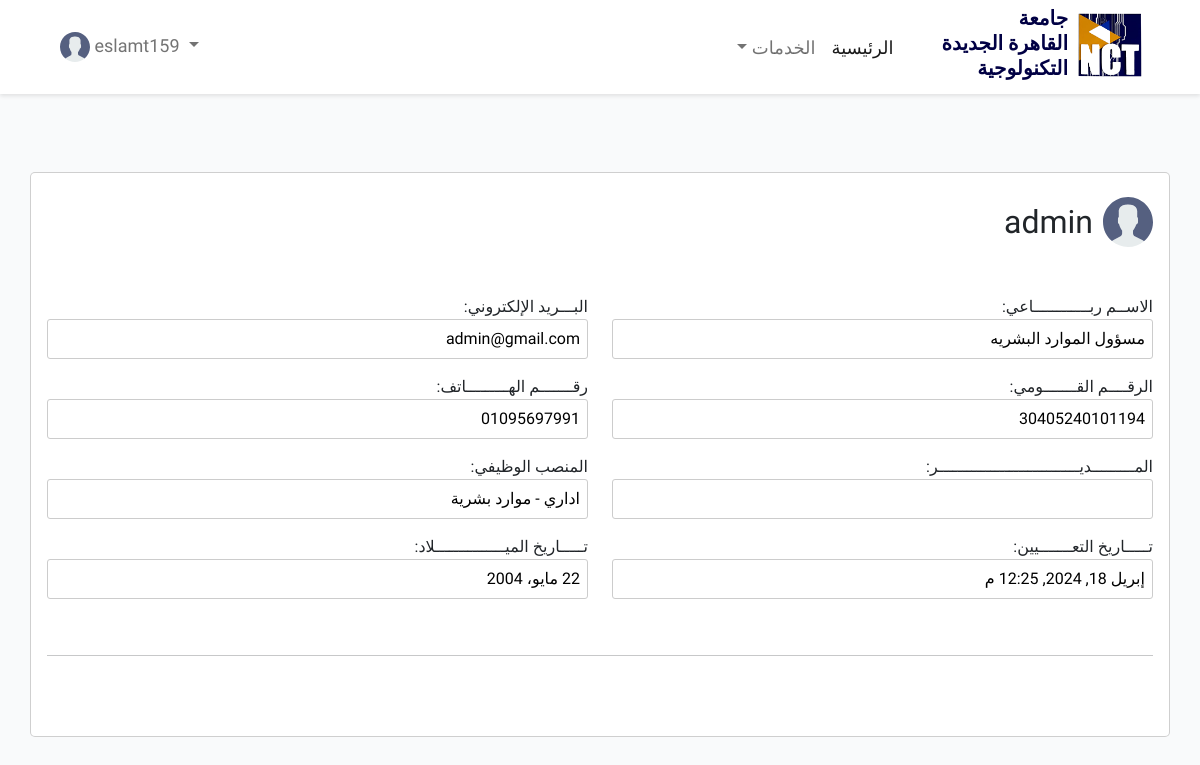
/AcceptUsers/admin/ (signed in), run on the app's committed database.
### base/models.py (models this page shows, shortened)
class User(AbstractUser):
    is_active = models.BooleanField(default=False)
    is_verified = models.BooleanField(default=False)
    employee_identity = models.BigIntegerField(unique=True,default=0)
    name = models.CharField(max_length=100, default='', blank=True, null=True)
    email = models.EmailField(unique=True, null=True)
    phone = models.CharField(unique=True, max_length=50, blank=True, null=True)
    startwork_date = models.DateTimeField(blank=True, null=True)
    birthdate = models.DateField(blank=True, null=True)
    department = models.ForeignKey(Department, on_delete=models.CASCADE, null=True)
    address = models.CharField(max_length=1000, default='', blank=True, null=True)
    gender = models.CharField(max_length=10, default='')
    vacation1 = models.IntegerField(default=0)
    vacation1_balance = models.IntegerField(default=0) #اجازه اعتياديه
    vacation2_balance = models.IntegerField(default=7) #اجازه عارضه
    vacation3_balance = models.IntegerField(default=10) #اجازه مرضيه
    vacation4_balance = models.IntegerField(default=2) #اجازه وضع
    USERNAME_FIELD = 'phone'
    REQUIRED_FIELDS = []

class Department(models.Model):
    department_id = models.BigAutoField(primary_key=True)
    name = models.CharField(max_length=100, default='')
    def __str__(self):
        return self.name

### base/views.py (the view)
# urls.py: path('AcceptUsers/<str:username>/', views.acceptUsers, name='AcceptUsers'),
@login_required(login_url='login')
def acceptUsers(request, username):
    user = User.objects.get(username=username)
    context = {
        'user' : user
    }
    return render(request, "controll/acceptUsers.html", context)

### base/context_processors.py (called while the page is built)
def counter(request):
    no_unactive_requests = User.objects.filter(is_active=False).count()
    no_pending_vacations=0
    try:
        user = User.objects.get(id=request.user.id)
        no_pending_vacations = Vacation.objects.filter(
        status=0,
        employee__department__department_id = user.department.department_id
    ).count()
    except:
        pass
    context = {
        'no_unactive_requests' : no_unactive_requests,
        'no_pending_vacations' : no_pending_vacations,
    }
    return context

### base/templates/controll/acceptUsers.html (shortened to what this page needs)
{% extends "base.html" %}
{% load static %}
{% block content %}
<body style="background-color: #f9fafb;" >
    <div style="margin: 0px 10px;">
        <div class="container" style="padding: 0px; margin-top: 30px;">
            <div class="d-block text-right">
                <a class="btn save-btn" href="#" style="background-color: transparent; color: transparent;;">طلب اجازه</a>
            </div>
        </div>
        <section class="profile container p-3 pt-4">
            <div class="col-md-6" style="display: flex; align-items: center;">
                <img class="avatar" src="{% static "image/avatar.svg" %}" style="max-width: 50px; max-height: 50px; margin-left: 10px;" />
                <h2 style="display: inline; margin: 0px;">{{user.username}}</h2>
            </div>
            <div class="Details pt-5 fs-7 ">
                <form method="POST" action="{% url "updateUser" user.username %}">
                    <div class="row">
                        <div class="col-md-6 mb-3">
                            <label for="name">الاســم ربــــــــــــاعي: </label>
                            <input readonly type="text" name="name" id="name" class="input_profile" value="{{user.name}}">
                        </div>
                        <div class="col-md-6 mb-3">
                            <label for="email">البـــريد الإلكتروني:</label>
                            <input readonly type="email" name="email" id="email" class="input_profile" value="{{user.email}}">
                        </div>
                    </div>
                    <div class="row">
                        <div class="col-md-6 mb-3">
                            <label for="employee_identity">الرقــــم القـــــــومي:</label>
                            <input readonly type="text" name="employee_identity" id="employee_identity" class="input_profile" value="{{user.employee_identity}}">
                        </div>
                        <div class="col-md-6 mb-3">
                            <label for="phone">رقـــــــم الهـــــــــاتف:</label>
                            <input readonly type="text" name="phone" id="phone" class="input_profile" value="{{user.phone}}">
                        </div>
                    </div>
                    <div class="row">
                        <div class="col-md-6 mb-3">
                            <label for="manager">المـــــــــديــــــــــــــــــــــــــــــر:</label>
                            <input readonly type="text" name="manager" id="manager" class="input_profile" value="{{manager.employee}}">
                        </div>
                        <div class="col-md-6 mb-3">
                            <label for="department">المنصب الوظيفي:</label>
                            <input readonly type="text" name="department" id="department" class="input_profile" value="{{user.department}}">
                        </div>
                    </div>
                    <div class="row">
                        <div class="col-md-6 mb-3">
                            <label for="startwork_date">تـــــاريخ التعـــــــيين:</label>
                            <input readonly type="text" name="startwork_date" id="startwork_date" class="input_profile" value="{{user.startwork_date}}">
                        </div>
                        <div class="col-md-6 mb-3">
                            <label for="birth_date">تـــــاريخ الميـــــــــــــــلاد:</label>
                            <input readonly type="text" name="birthdate" id="birthdate" class="input_profile" value="{{user.birthdate}}">
                        </div>
                    </div>
                </form>
                <br>
                <hr>
                <br>
                <br>
            </div>
        </section>
    </div>
    <br>
</body>
{% endblock content %}

### base/templates/navbar.html (shortened to what this page needs)
{% load static %}
<nav class="navbar navbar-expand-lg navbar-light sticky-top" style="box-shadow: 0px 2px 4px rgba(0, 0, 0, 0.1); background-color: white;">
    <div class="container">
        <a class="navbar-brand" href="{% url 'home' %}" style="display: flex;">
            <img src="{% static 'image/NCTU-logo-1 (2).png' %}" alt="" style="width: 4rem; height: 4rem;">
            <div style="margin-right: 10px; margin-top: -7px;">
                <p style="margin: 0; font-weight: 900; line-height: 25px; color: #010044;">جامعة</p>
                <p style="margin: 0; font-weight: 900; line-height: 25px; color: #010044;">القاهرة الجديدة</p>
                <p style="margin: 0; font-weight: 900; line-height: 25px; color: #010044;">التكنولوجية</p>
            </div>
        </a>
        <div class="collapse navbar-collapse" id="navbarSupportedContent">
            <ul class="navbar-nav ms-auto">
                <li class="nav-item">
                    <a class="nav-link active" href="{% url 'home' %}" style="font-size: 18px; font-weight: 500;">الرئيسية</a>
                </li>
                {% if request.user.is_authenticated %}
                    <li class="nav-item dropdown">
                        <a class="nav-link dropdown-toggle" href="#" id="navbarDropdown" role="button" data-bs-toggle="dropdown" aria-expanded="false" style="font-size: 18px; font-weight: 500;">
                            الخدمات
                        </a>
                    </li>
                {% endif %}
            </ul>
            <ul class="navbar-nav me-auto">
                {% if request.user.is_authenticated %}
                    <li class="nav-item dropdown" style="direction: ltr;">
                        <a class="nav-link dropdown-toggle" href="#" id="navbarDropdown" role="button" data-bs-toggle="dropdown" aria-expanded="false" style="font-size: 18px; font-weight: 500;">
                            <img src="{% static 'image/avatar.svg' %}" alt="User Profile" style="width: 30px; height: 30px; margin-left: 10px;">
                            {{ request.user.username }}
                        </a>
                    </li>
                {% endif %}
            </ul>
        </div>
    </div>
</nav>

### base/static/css/newpj23.css (style rules this page uses)
:root { --primary-color: #0D7377; }
html { height: auto; }
body { direction: rtl; height: auto; overflow-y: scroll; overflow-x: hidden; font-family: "IBM Plex Sans Arabic" }
.navbar { background-color: transparent; font-family: "IBM Plex Sans Arabic" }
.profile { height: auto; margin-top: 10px; border: 1px solid #80808061; border-radius: 5px; background-color: white; }
.input_profile { border: #cccccc solid 1px; border-radius: 3px; width: 100%; padding: 7px; outline: none; }
.save-btn { background-color: var(--primary-color); color: white; width: 8vw; min-width: fit-content; font-size: 1rem; font-weight: 500; }

### data on the page
User: user.username "eslamt159"
User: username "admin", name "مسؤول الموارد البشريه", email "admin@gmail.com", employee_identity "30405240101194", phone "01095697991", department "اداري - موارد بشرية", startwork_date "إبريل 18, 2024, 12:25 م", birthdate "22 مايو، 2004"
